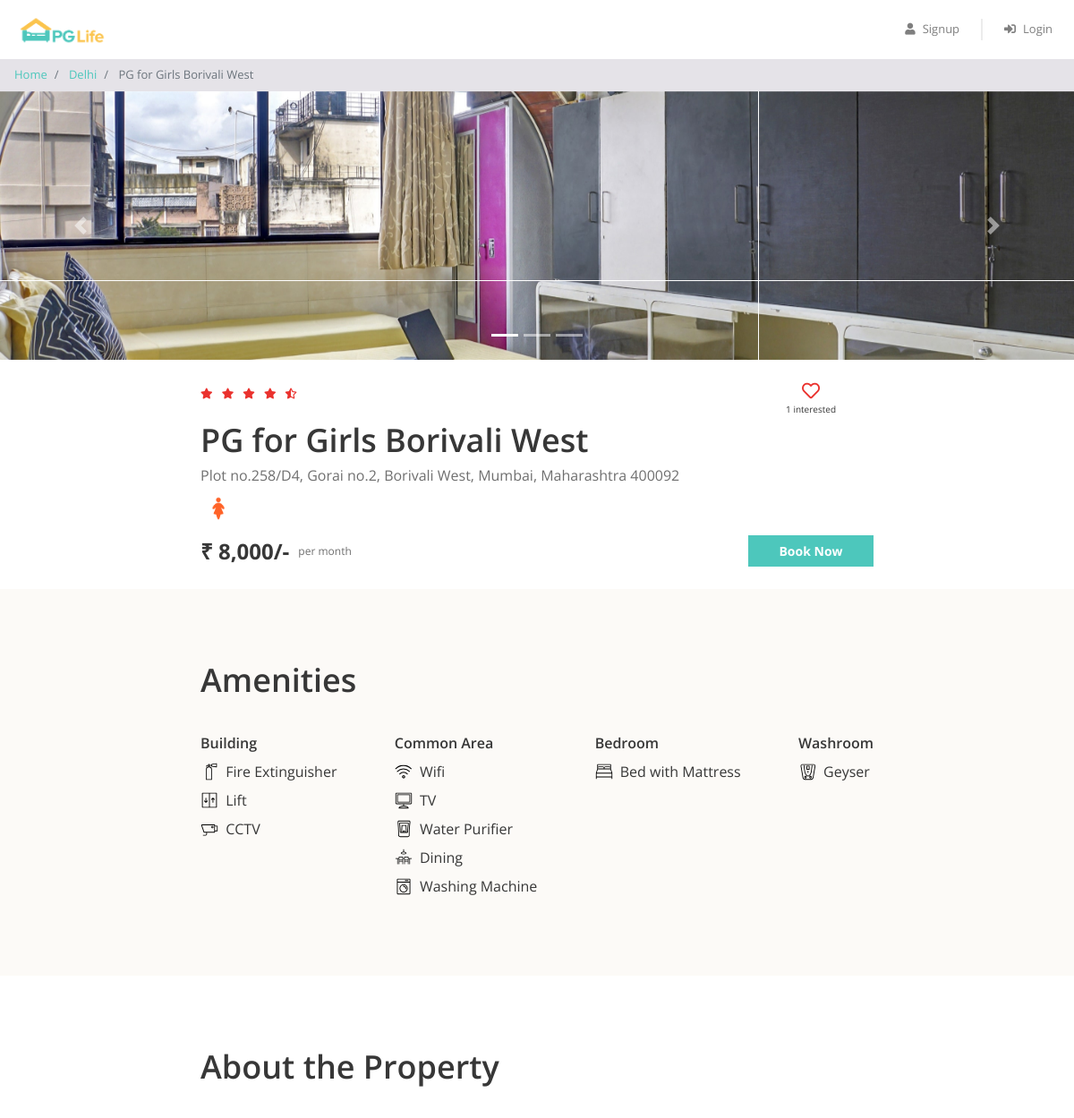
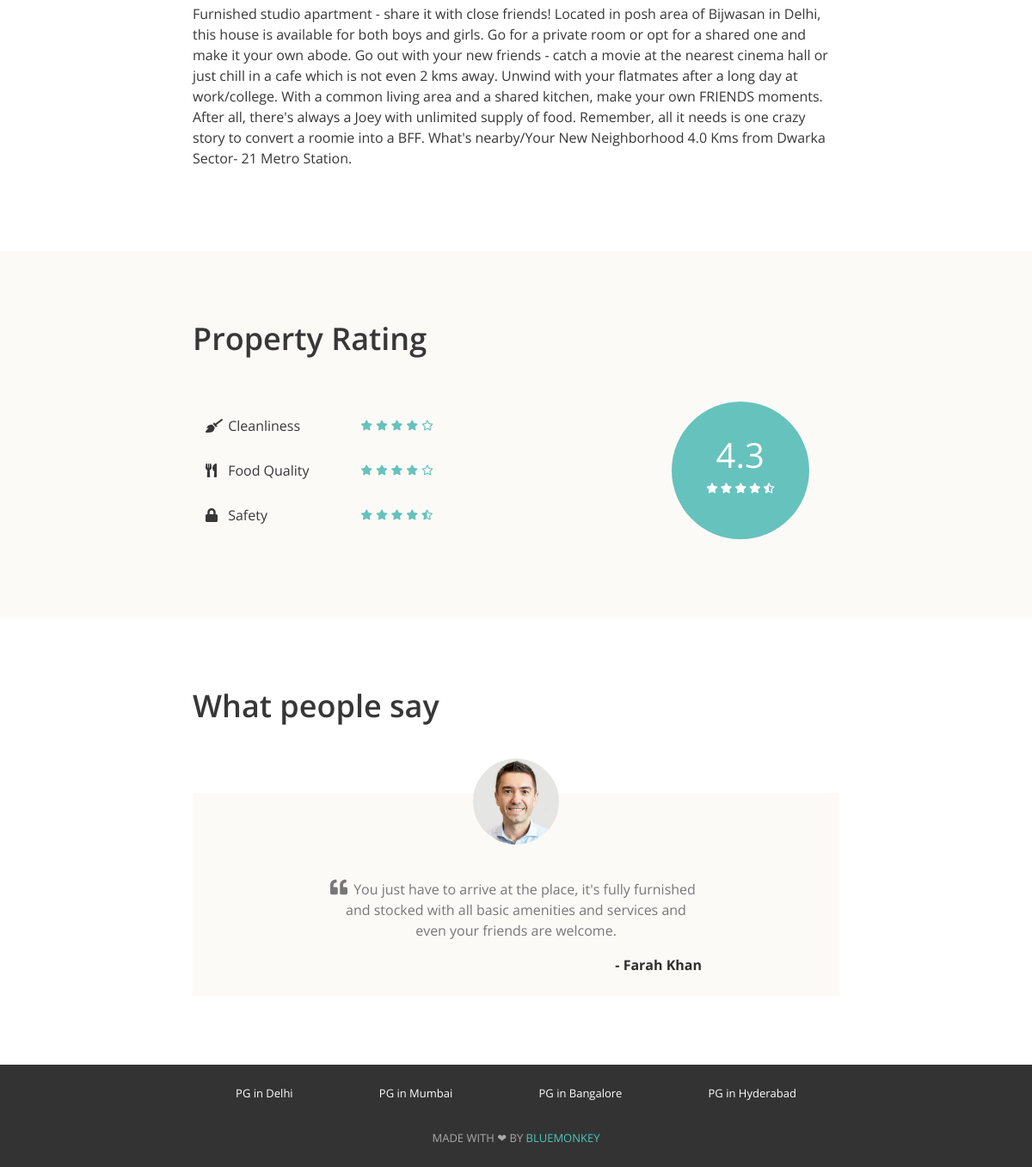
Page /property_detail.php?property_id=4 on the committed database (2 pictures, top to bottom).
### tables this page shows
CREATE TABLE `properties` (
  `id` int(11) NOT NULL,
  `city_id` int(11) NOT NULL,
  `name` varchar(100) NOT NULL,
  `address` varchar(255) NOT NULL,
  `description` longtext NOT NULL,
  `gender` enum('male','female','unisex') NOT NULL,
  `rent` int(11) NOT NULL,
  `rating_clean` float(2,1) NOT NULL,
  `rating_food` float(2,1) NOT NULL,
  `rating_safety` float(2,1) NOT NULL
);

CREATE TABLE `cities` (
  `id` int(11) NOT NULL,
  `name` varchar(100) NOT NULL
);

CREATE TABLE `amenities` (
  `id` int(11) NOT NULL,
  `name` varchar(100) NOT NULL,
  `type` varchar(100) NOT NULL,
  `icon` varchar(30) NOT NULL
);

CREATE TABLE `testimonials` (
  `id` int(11) NOT NULL,
  `property_id` int(11) NOT NULL,
  `user_name` varchar(100) NOT NULL,
  `content` longtext NOT NULL
);

### property_detail.php (the view, shortened to what this page needs)
<?php
require "includes/database_connect.php";
$property_id = $_GET["property_id"];
$sql_1 = "SELECT *, p.id AS property_id, p.name AS property_name, c.name AS city_name
            FROM properties p
            INNER JOIN cities c ON p.city_id = c.id
            WHERE p.id = $property_id";
$result_1 = mysqli_query($conn, $sql_1);
$property = mysqli_fetch_assoc($result_1);
$sql_2 = "SELECT * FROM testimonials WHERE property_id = $property_id";
$result_2 = mysqli_query($conn, $sql_2);
$testimonials = mysqli_fetch_all($result_2, MYSQLI_ASSOC);
$sql_3 = "SELECT a.*
            FROM amenities a
            INNER JOIN properties_amenities pa ON a.id = pa.amenity_id
            WHERE pa.property_id = $property_id";
$result_3 = mysqli_query($conn, $sql_3);
$amenities = mysqli_fetch_all($result_3, MYSQLI_ASSOC);
$sql_4 = "SELECT * FROM interested_users_properties WHERE property_id = $property_id";
$result_4 = mysqli_query($conn, $sql_4);
$interested_users_count = mysqli_num_rows($result_4);
?>
<!DOCTYPE html>
<html lang="en">
<head>
    <?php
    include "includes/head_links.php";
    ?>
    <link href="css/property_detail.css" rel="stylesheet" />
</head>
<body>
    <?php
    include "includes/header.php";
    ?>
    <nav aria-label="breadcrumb">
        <ol class="breadcrumb py-2">
            <li class="breadcrumb-item">
                <a href="index.php">Home</a>
            </li>
            <li class="breadcrumb-item">
                <a href="property_list.php?city=<?= $property['city_name']; ?>"><?= $property['city_name']; ?></a>
            </li>
            <li class="breadcrumb-item active" aria-current="page">
                <?= $property['property_name']; ?>
            </li>
        </ol>
    </nav>
    <div id="property-images" class="carousel slide" data-ride="carousel">
        <ol class="carousel-indicators">
            <?php
            $property_images = glob("img/properties/" . $property['property_id'] . "/*");
            foreach ($property_images as $index => $property_image) {
            ?>
                <li data-target="#property-images" data-slide-to="<?= $index ?>" class="<?= $index == 0 ? "active" : ""; ?>"></li>
            <?php
            }
            ?>
        </ol>
        <div class="carousel-inner">
            <?php
            foreach ($property_images as $index => $property_image) {
            ?>
                <div class="carousel-item <?= $index == 0 ? "active" : ""; ?>">
                    <img class="d-block w-100" src="<?= $property_image ?>" alt="slide">
                </div>
            <?php
            }
            ?>
        </div>
        <a class="carousel-control-prev" href="#property-images" role="button" data-slide="prev">
            <span class="carousel-control-prev-icon" aria-hidden="true"></span>
        </a>
        <a class="carousel-control-next" href="#property-images" role="button" data-slide="next">
            <span class="carousel-control-next-icon" aria-hidden="true"></span>
        </a>
    </div>
    <div class="property-summary page-container">
        <div class="row no-gutters justify-content-between">
            <?php
            $total_rating = ($property['rating_clean'] + $property['rating_food'] + $property['rating_safety']) / 3;
            $total_rating = round($total_rating, 1);
            ?>
            <div class="star-container" title="<?= $total_rating ?>">
                <?php
                $rating = $total_rating;
                for ($i = 0; $i < 5; $i++) {
                    if ($rating >= $i + 0.8) {
                ?>
                        <i class="fas fa-star"></i>
                    <?php
                    } elseif ($rating >= $i + 0.3) {
                    ?>
                        <i class="fas fa-star-half-alt"></i>
                    <?php
                    } else {
                    ?>
                        <i class="far fa-star"></i>
                <?php
                    }
                }
                ?>
            </div>
            <div class="interested-container">
                <?php
                $is_interested = false;
                if ($is_interested) {
                ?>
                    <i class="is-interested-image fas fa-heart"></i>
                <?php
                } else {
                ?>
                    <i class="is-interested-image far fa-heart"></i>
                <?php
                }
                ?>
                <div class="interested-text">
                    <span class="interested-user-count"><?= $interested_users_count ?></span> interested
                </div>
            </div>
        </div>
        <div class="detail-container">
            <div class="property-name"><?= $property['property_name'] ?></div>
            <div class="property-address"><?= $property['address'] ?></div>
            <div class="property-gender">
                <?php
                if ($property['gender'] == "male") {
                ?>
                    <img src="img/male.png">
                <?php
                } elseif ($property['gender'] == "female") {
                ?>
                    <img src="img/female.png">
                <?php
                } else {
                ?>
                    <img src="img/unisex.png">
                <?php
                }
                ?>
            </div>
        </div>
        <div class="row no-gutters">
            <div class="rent-container col-6">
                <div class="rent">₹ <?= number_format($property['rent']) ?>/-</div>
                <div class="rent-unit">per month</div>
            </div>
            <div class="button-container col-6">
                <a href="#" class="btn btn-primary">Book Now</a>
            </div>
        </div>
    </div>
    <div class="property-amenities">
        <div class="page-container">
            <h1>Amenities</h1>
            <div class="row justify-content-between">
                <div class="col-md-auto">
                    <h5>Building</h5>
                    <?php
                    foreach ($amenities as $amenity) {
                        if ($amenity['type'] == "Building") {
                    ?>
                            <div class="amenity-container">
                                <img src="img/amenities/<?= $amenity['icon'] ?>.svg">
                                <span><?= $amenity['name'] ?></span>
                            </div>
                    <?php
                        }
                    }
                    ?>
                </div>
                <div class="col-md-auto">
                    <h5>Common Area</h5>
                    <?php
                    foreach ($amenities as $amenity) {
                        if ($amenity['type'] == "Common Area") {
                    ?>
                            <div class="amenity-container">
                                <img src="img/amenities/<?= $amenity['icon'] ?>.svg">
                                <span><?= $amenity['name'] ?></span>
                            </div>
                    <?php
                        }
                    }
                    ?>
                </div>
                <div class="col-md-auto">
                    <h5>Bedroom</h5>
                    <?php
                    foreach ($amenities as $amenity) {
                        if ($amenity['type'] == "Bedroom") {
                    ?>
                            <div class="amenity-container">
                                <img src="img/amenities/<?= $amenity['icon'] ?>.svg">
                                <span><?= $amenity['name'] ?></span>
                            </div>
                    <?php
                        }
                    }
                    ?>
                </div>
                <div class="col-md-auto">
                    <h5>Washroom</h5>
                    <?php
                    foreach ($amenities as $amenity) {
                        if ($amenity['type'] == "Washroom") {
                    ?>
                            <div class="amenity-container">
                                <img src="img/amenities/<?= $amenity['icon'] ?>.svg">
                                <span><?= $amenity['name'] ?></span>
                            </div>
                    <?php
                        }
                    }
                    ?>
                </div>
            </div>
        </div>
    </div>
    <div class="property-about page-container">
        <h1>About the Property</h1>
        <p><?= $property['description'] ?></p>
    </div>
    <div class="property-rating">
        <div class="page-container">
            <h1>Property Rating</h1>
            <div class="row align-items-center justify-content-between">
                <div class="col-md-6">
                    <div class="rating-criteria row">
                        <div class="col-6">
                            <i class="rating-criteria-icon fas fa-broom"></i>
                            <span class="rating-criteria-text">Cleanliness</span>
                        </div>
                        <div class="rating-criteria-star-container col-6" title="<?= $property['rating_clean'] ?>">
                            <?php
                            $rating = $property['rating_clean'];
                            for ($i = 0; $i < 5; $i++) {
                                if ($rating >= $i + 0.8) {
                            ?>
                                    <i class="fas fa-star"></i>
                                <?php
                                } elseif ($rating >= $i + 0.3) {
                                ?>
                                    <i class="fas fa-star-half-alt"></i>
                                <?php
                                } else {
                                ?>
                                    <i class="far fa-star"></i>
                            <?php
                                }
                            }
                            ?>
                        </div>
                    </div>
                    <div class="rating-criteria row">
                        <div class="col-6">
                            <i class="rating-criteria-icon fas fa-utensils"></i>
                            <span class="rating-criteria-text">Food Quality</span>
                        </div>
                        <div class="rating-criteria-star-container col-6" title="<?= $property['rating_food'] ?>">
                            <?php
                            $rating = $property['rating_food'];
                            for ($i = 0; $i < 5; $i++) {
                                if ($rating >= $i + 0.8) {
                            ?>
                                    <i class="fas fa-star"></i>
                                <?php
                                } elseif ($rating >= $i + 0.3) {
                                ?>
                                    <i class="fas fa-star-half-alt"></i>
                                <?php
                                } else {
                                ?>
                                    <i class="far fa-star"></i>
                            <?php
                                }
                            }
                            ?>
                        </div>
                    </div>
                    <div class="rating-criteria row">
                        <div class="col-6">
                            <i class="rating-criteria-icon fa fa-lock"></i>
                            <span class="rating-criteria-text">Safety</span>
                        </div>
                        <div class="rating-criteria-star-container col-6" title="<?= $property['rating_safety'] ?>">
                            <?php
                            $rating = $property['rating_safety'];
                            for ($i = 0; $i < 5; $i++) {
                                if ($rating >= $i + 0.8) {
                            ?>
                                    <i class="fas fa-star"></i>
                                <?php
                                } elseif ($rating >= $i + 0.3) {
                                ?>
                                    <i class="fas fa-star-half-alt"></i>
                                <?php
                                } else {
                                ?>
                                    <i class="far fa-star"></i>
                            <?php
                                }
                            }
                            ?>
                        </div>
                    </div>
                </div>
                <div class="col-md-4">
                    <div class="rating-circle">
                        <?php
                        $total_rating = ($property['rating_clean'] + $property['rating_food'] + $property['rating_safety']) / 3;
                        $total_rating = round($total_rating, 1);
                        ?>
                        <div class="total-rating"><?= $total_rating ?></div>
                        <div class="rating-circle-star-container">
                            <?php
                            $rating = $total_rating;
                            for ($i = 0; $i < 5; $i++) {
                                if ($rating >= $i + 0.8) {
                            ?>
                                    <i class="fas fa-star"></i>
                                <?php
                                } elseif ($rating >= $i + 0.3) {
                                ?>
                                    <i class="fas fa-star-half-alt"></i>
                                <?php
                                } else {
                                ?>
                                    <i class="far fa-star"></i>
                            <?php
                                }
                            }
                            ?>
                        </div>
                    </div>
                </div>
            </div>
        </div>
    </div>
    <div class="property-testimonials page-container">
        <h1>What people say</h1>
        <?php
        foreach ($testimonials as $testimonial) {
        ?>
            <div class="testimonial-block">
                <div class="testimonial-image-container">
                    <img class="testimonial-img" src="img/man.png">
                </div>
                <div class="testimonial-text">
                    <i class="fa fa-quote-left" aria-hidden="true"></i>
                    <p><?= $testimonial['content'] ?></p>
                </div>
                <div class="testimonial-name">- <?= $testimonial['user_name'] ?></div>
            </div>
        <?php
        }
        ?>
    </div>
    <?php
    include "includes/footer.php";
    ?>
</body>
</html>

### rows in the picture
properties: city.name "Delhi", name "PG for Girls Borivali West", address "Plot no.258/D4, Gorai no.2, Borivali West, Mumbai, Maharashtra 400092", rent "8,000", description "Furnished studio apartment - share it with close friends! Located in posh area of Bijwasan in Delhi, this house is available for both boys and girls. Go for a private room or opt for a shared one and make it your own abode. Go out with your new friends - catch a movie at the nearest cinema hall or just chill in a cafe which is not even 2 kms away. Unwind with your flatmates after a long day at work/college. With a common living area and a shared kitchen, make your own FRIENDS moments. After all, there's always a Joey with unlimited supply of food. Remember, all it needs is one crazy story to convert a roomie into a BFF. What's nearby/Your New Neighborhood 4.0 Kms from Dwarka Sector- 21…", total_rating "4.3"
amenities: icon (picture), name "Fire Extinguisher"
amenities: icon (picture), name "Lift"
amenities: icon (picture), name "CCTV"
amenities: icon (picture), name "Wifi"
amenities: shows a picture, name "TV"
amenities: icon (picture), name "Water Purifier"
amenities: icon (picture), name "Dining"
amenities: icon (picture), name "Washing Machine"
amenities: name "Bed with Mattress"
amenities: icon (picture), name "Geyser"
testimonials: content "You just have to arrive at the place, it's fully furnished and stocked with all basic amenities and services and even your friends are welcome.", user_name "Farah Khan"

### other values in the picture
$interested_users_count "1"
